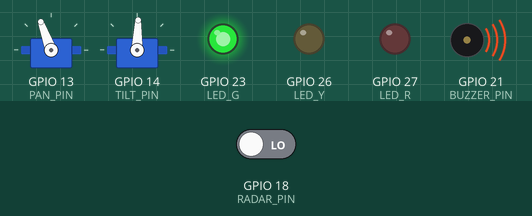
Simulated run of this sketch. Board: ESP32. Parts: 2 × servo, output pins drawn as LEDs (lit = HIGH), buzzer (waves = sounding, pin HIGH). The inputs (shaded band) are chosen by the test bench; at power-on: GPIO 18 (RADAR_PIN) LOW. I2S audio is not simulated (input reads silence); random numbers use the default seed unless the sketch sets one; what the sketch prints to the serial monitor is not drawn.

Above: at 7.0 s.
7.1 s: GPIO 18 (RADAR_PIN) driven HIGH
At 8.6 s:
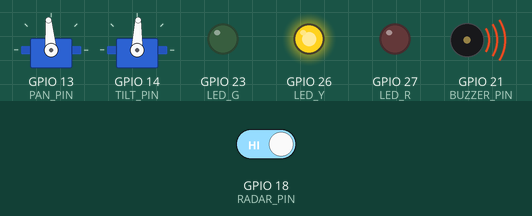
At 12.4 s:
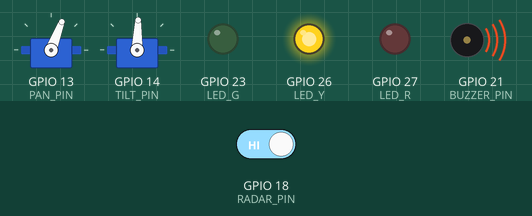
Timing chart, 0 to 22.4 s (numbered marks = the images above; inputs shaded):
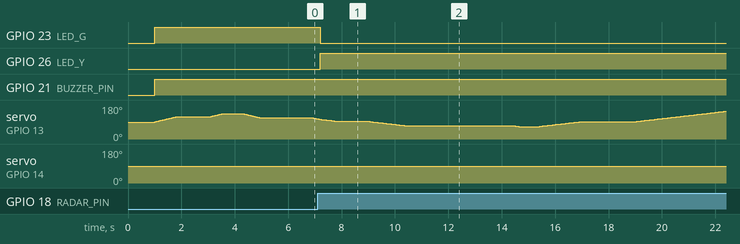

Measured:
- after the input at 7.1 s, GPIO 23 (LED_G): HIGH → LOW after 0.10 s; GPIO 26 (LED_Y): LOW → HIGH after 0.10 s

The sketch:

mos_detector.ino
```cpp
#include <Arduino.h>
#include <ESP32Servo.h>
#include <driver/i2s.h>
#include <arduinoFFT.h>

#define SAMPLES 512              // FFT sample size (power of 2 required for Radix-2 FFT)
#define SAMPLING_FREQUENCY 16000 // 16 kHz sampling rate (Nyquist bandwidth: 0 to 8 kHz)
                                 // Bin resolution = 16000 / 512 = 31.25 Hz per bin (Bin 1 = 31.25 Hz)

double fftReal[SAMPLES];
double fftImag[SAMPLES];
ArduinoFFT<double> FFT = ArduinoFFT<double>(fftReal, fftImag, SAMPLES, SAMPLING_FREQUENCY);

// minimum energy threshold to reject background acoustic noise
const double MOSQUITO_ENERGY_THRESHOLD = 80000;

#if CONFIG_FREERTOS_UNICORE
  static const BaseType_t app_cpu = 0;
#else
  static const BaseType_t app_cpu = 1;  // Pin real-time tasks to Core 1
#endif

static const int PAN_PIN       = 13;
static const int TILT_PIN      = 14;
static const int RADAR_PIN     = 18;
static const int LED_R         = 27;
static const int LED_Y         = 26;
static const int LED_G         = 23;
static const int BUZZER_PIN    = 21;

// I2S Bus Connections (DMA) for Mic
static const int I2S_WS        = 25;
static const int I2S_SCK       = 33;
static const int I2S_SD        = 32;

enum TurretState { SCANNING, ALERT, LOCKED };

// Shared Resource across multiple tasks
TurretState globalTurretState = SCANNING;
TurretState lastLoggedState = SCANNING;

// Synchronization - Mutex with native Priority Inheritance Protocol (PIP)
// Automatically mitigates Priority Inversion if a lower-priority task holds the lock.
SemaphoreHandle_t stateMutex;

Servo panServo;
Servo tiltServo;

// Task 1: sensor array & signal processing
// Priority: 2 (Highest - Strict real-time deadline for acoustic DSP (Digital Signal Processing))
void taskSensors(void *parameter) {
  Serial.println("Radar booting up. Please wait 5 seconds...");
  vTaskDelay(pdMS_TO_TICKS(5000));
  Serial.println("Boot complete. Commencing scan.");

  size_t bytesIn = 0;
  int32_t i2sBuffer[SAMPLES];

  int consecutiveMosquitoReads = 0;
  unsigned long lastMotionTime = 0;                // Software memory timer for radar debouncing
  const unsigned long ALERT_COOLDOWN = 5000;      // 5-second hysteresis/memory window to prevent rapid state flipping

  while (1) {
    // mmWave Radar Read with Software Hysteresis
    bool rawRadar = (digitalRead(RADAR_PIN) == HIGH);
    if (rawRadar) {
        lastMotionTime = millis();
    }
    bool radarDetected = (millis() - lastMotionTime < ALERT_COOLDOWN) && (lastMotionTime != 0);
    bool mosquitoDetected = false;

    // I2S DMA Audio Ingestion
    // Bounded wait time prevents permanent lockup if I2S DMA hangs
    esp_err_t result = i2s_read(I2S_NUM_0, &i2sBuffer, sizeof(i2sBuffer), &bytesIn, pdMS_TO_TICKS(100));
    if (result == ESP_OK) {
      int samplesRead = bytesIn / sizeof(int32_t);

      // DC Offset Removal (Bin 0 = 0 Hz)
      double mean = 0;
      for (int i = 0; i < samplesRead; i++) {
        mean += (double)(i2sBuffer[i] >> 14);
      }
      mean /= samplesRead;

      for (int i = 0; i < SAMPLES; i++) {
        if (i < samplesRead) {
          fftReal[i] = (double)(i2sBuffer[i] >> 14) - mean;
        } else {
          fftReal[i] = 0.0;
        }
        fftImag[i] = 0.0;
      }

      // Fast Fourier Transform (FFT) Analysis
      FFT.windowing(FFTWindow::Hamming, FFTDirection::Forward);
      FFT.compute(FFTDirection::Forward);
      FFT.complexToMagnitude();
      const double *magnitude = fftReal; // complexToMagnitude() overwrites fftReal in place with bin magnitudes

      // for testing the sound frequency
      double dominantFreq = FFT.majorPeak();

      Serial.printf("Hearing Peak: %.1f Hz\n", dominantFreq);

      // Fundamental Band Extraction (Bins 13 to 26: ~406 Hz - 812 Hz)  (13 * 31.25 Hz to 26 * 31.25 Hz)
      double mosquitoEnergy = 0;
      double peakFundamentalMag = 0;
      for (int i = 13; i <= 26; i++) {
        mosquitoEnergy += magnitude[i];
        if (magnitude[i] > peakFundamentalMag) {
          peakFundamentalMag = magnitude[i]; // Peak narrow-band power detection
        }
      }

      // Harmonic Band Extraction (Bins 29 to 51: ~906 Hz - 1593 Hz)  (29 * 31.25 Hz to 51 * 31.25 Hz)
      double peakHarmonicMag = 0;
      for (int i = 29; i <= 51; i++) {
        if (magnitude[i] > peakHarmonicMag) {
          peakHarmonicMag = magnitude[i]; // Second harmonic overtone detection
        }
      }

      // Dynamic Ambient Noise Floor Estimation (Exclude target bands)
      double noiseFloor = 0;
      int noiseBins = 0;
      for (int i = 2; i < (SAMPLES / 2); i++) {
        if (i < 13 || i > 51) {
          noiseFloor += magnitude[i];
          noiseBins++;
        }
      }
      noiseFloor = noiseFloor / noiseBins; // average ambient noise

      bool isMosquitoPitch = (dominantFreq >= 420.0 && dominantFreq <= 800.0);

      // Narrowband Classification & Impulse Filtering
      // Rejects broadband impulses (hand claps) where noiseFloor rises equally
      if (isMosquitoPitch && peakFundamentalMag > (noiseFloor * 4.0) && mosquitoEnergy > MOSQUITO_ENERGY_THRESHOLD) {
        if (peakHarmonicMag > (noiseFloor * 2.0)) {
            consecutiveMosquitoReads++; // Verified fundamental + harmonic signature
        } else {
            consecutiveMosquitoReads = 0; // Failed the harmonic check. Reset to 0.
        }
      } else {
        consecutiveMosquitoReads = 0; // Immediate reset prevents servo noise accumulation
      }

      // Temporal Integration: Require 4 sustained frames (~250 ms) to confirm target
      if (consecutiveMosquitoReads >= 4) {
        mosquitoDetected = true;
        Serial.printf("CONFIRMED MOSQUITO! Peak: %.1f Hz | Energy: %.0f\n", dominantFreq, mosquitoEnergy);
      }

    }

    // Critical Section State Update
    // Bounded timeout (100 ms) breaks indefinite "Hold and Wait" to prevent Deadlock
    if (xSemaphoreTake(stateMutex, pdMS_TO_TICKS(100)) == pdTRUE) {

      if (mosquitoDetected) {
          globalTurretState = LOCKED;
      }
      else if (radarDetected) {
          globalTurretState = ALERT;
      }
      else {
          globalTurretState = SCANNING;
      }

      // Non-blocking serial logging (only executes on state transitions)
      if (globalTurretState != lastLoggedState) {
          lastLoggedState = globalTurretState;
          if (globalTurretState == SCANNING) Serial.println("[STATE] --> SCANNING (Green)");
          if (globalTurretState == ALERT)    Serial.println("[STATE] --> ALERT (Yellow - Suspicious Movement)");
          if (globalTurretState == LOCKED)   Serial.println("[STATE] --> LOCKED (Red - MOSQUITO CONFIRMED!)");
      }

      xSemaphoreGive(stateMutex);       // Release lock immediately
    }

    // Starvation Prevention
    // High-priority task voluntarily enters Blocked state for 50 ms to yield CPU to Priority 1 tasks
    vTaskDelay(pdMS_TO_TICKS(50));
  }
}

// Task 2: Servo Sweep Engine
// Priority: 1 (Shares CPU with Task 3 via FreeRTOS Preemptive Time-Slicing)
void taskServos(void *parameter) {
  int panPos = 90;
  int tiltPos = 90;
  int panDirection = 1;

  int leftBound = 45;
  int rightBound = 135;

  while (1) {
    TurretState localState = SCANNING;

    // Read shared state within a minimal critical section, then release
    if (xSemaphoreTake(stateMutex, pdMS_TO_TICKS(100)) == pdTRUE) {
      localState = globalTurretState;
      xSemaphoreGive(stateMutex);
    }

    // Actuation Logic based on local snapshot
    if (localState == SCANNING || localState == ALERT) {
      panPos += panDirection;
      panServo.write(panPos);
      tiltServo.write(tiltPos);

      // Boundary calculation with randomized limits for natural sweeping behavior
      if (panPos >= rightBound || panPos <= leftBound) {
        panDirection *= -1;

        if (panDirection == 1) {
          rightBound = random(110, 160);
          Serial.printf("Scanning Right. New boundary: %d° | Tilt: %d°\n", rightBound, tiltPos);
        } else {
          leftBound = random(20, 70);
          Serial.printf("Scanning Left. New boundary: %d° | Tilt: %d°\n", leftBound, tiltPos);
        }

        tiltPos = random(80, 100);
        vTaskDelay(pdMS_TO_TICKS(random(300, 1200)));
      }

      // Organic Area Inspection (2% probability pause)
      if (random(0, 100) > 97) {
          Serial.println("Turret is inspecting an area...");
          vTaskDelay(pdMS_TO_TICKS(random(1000, 3000))); // Pause for 1 to 3 seconds
      } else {
          if (localState == ALERT) {
              vTaskDelay(pdMS_TO_TICKS(60)); // Slower search speed in ALERT state
          } else {
              vTaskDelay(pdMS_TO_TICKS(30)); // Normal speed when clear area in SCANNING state
          }
      }
    } else {
        // Hold servo position and yield CPU cycles in LOCKED state
        vTaskDelay(pdMS_TO_TICKS(50));
    }
  }
}

// Task 3: visual & audio feedback
// Priority: 1 (Shares CPU with Task 2 via FreeRTOS Preemptive Time-Slicing)
void taskFeedback(void *parameter) {
  digitalWrite(BUZZER_PIN, HIGH); // Active-low buzzer off

  while (1) {
    TurretState localState = SCANNING;

    // Minimal Critical Section
    if (xSemaphoreTake(stateMutex, pdMS_TO_TICKS(100)) == pdTRUE) {
      localState = globalTurretState;
      xSemaphoreGive(stateMutex);
    }

    // Hardware State Indication
    switch (localState) {
      case SCANNING:
        digitalWrite(LED_G, HIGH);
        digitalWrite(LED_Y, LOW);
        digitalWrite(LED_R, LOW);
        digitalWrite(BUZZER_PIN, HIGH);
        vTaskDelay(pdMS_TO_TICKS(200));
        break;

      case ALERT:
        digitalWrite(LED_G, LOW);
        digitalWrite(LED_Y, HIGH);
        digitalWrite(LED_R, LOW);
        digitalWrite(BUZZER_PIN, HIGH);
        vTaskDelay(pdMS_TO_TICKS(200));
        break;

      case LOCKED:
        digitalWrite(LED_G, LOW);
        digitalWrite(LED_Y, LOW);
        digitalWrite(LED_R, HIGH);

        // Target engagement acoustic alert pattern
        digitalWrite(BUZZER_PIN, LOW);
        vTaskDelay(pdMS_TO_TICKS(100));
        digitalWrite(BUZZER_PIN, HIGH);
        vTaskDelay(pdMS_TO_TICKS(400));
        break;
    }
  }
}

// System setup & Task scheduling
void setup() {
  Serial.begin(115200);
  vTaskDelay(pdMS_TO_TICKS(1000));

  // Initialize Standard GPIO
  pinMode(RADAR_PIN, INPUT_PULLDOWN);
  pinMode(LED_R, OUTPUT);
  pinMode(LED_Y, OUTPUT);
  pinMode(LED_G, OUTPUT);
  pinMode(BUZZER_PIN, OUTPUT);
  digitalWrite(BUZZER_PIN, HIGH);

  // Initialize Servos
  panServo.attach(PAN_PIN);
  tiltServo.attach(TILT_PIN);

  // Initialize I2S Controller for INMP441 Microphone
  i2s_config_t micI2sConfig = {
    .mode = (i2s_mode_t)(I2S_MODE_MASTER | I2S_MODE_RX),
    .sample_rate = 16000,
    .bits_per_sample = I2S_BITS_PER_SAMPLE_32BIT,
    .channel_format = I2S_CHANNEL_FMT_ONLY_LEFT,
    .communication_format = I2S_COMM_FORMAT_STAND_I2S,
    .intr_alloc_flags = ESP_INTR_FLAG_LEVEL1,
    .dma_buf_count = 4,
    .dma_buf_len = 1024,
    .use_apll = false,
    .tx_desc_auto_clear = false,
    .fixed_mclk = 0
  };
  i2s_pin_config_t micI2sPins = {
    .bck_io_num = I2S_SCK,
    .ws_io_num = I2S_WS,
    .data_out_num = I2S_PIN_NO_CHANGE,
    .data_in_num = I2S_SD
  };
  i2s_driver_install(I2S_NUM_0, &micI2sConfig, 0, NULL);
  i2s_set_pin(I2S_NUM_0, &micI2sPins);

  // Mutex creation with Priority Inheritance enabled by default
  stateMutex = xSemaphoreCreateMutex();

  if (stateMutex != NULL) {
    // Priority Assignment based on Rate-Monotonic / Real-Time Urgency
    // taskSensors (Priority=2) preempts mechanical and feedback tasks (Priority=1)
    xTaskCreatePinnedToCore(taskSensors,  "Sensors",  10240, NULL, 2, NULL, app_cpu);
    xTaskCreatePinnedToCore(taskFeedback, "Feedback", 2048, NULL, 1, NULL, app_cpu);
    xTaskCreatePinnedToCore(taskServos,   "Servos",   2048, NULL, 1, NULL, app_cpu);
  } else {
    Serial.println("Mutex creation failed! System halted.");
    while(1);
  }

  // Terminate setup() task to let FreeRTOS scheduler take over
  vTaskDelete(NULL);
}

void loop() {}
```
